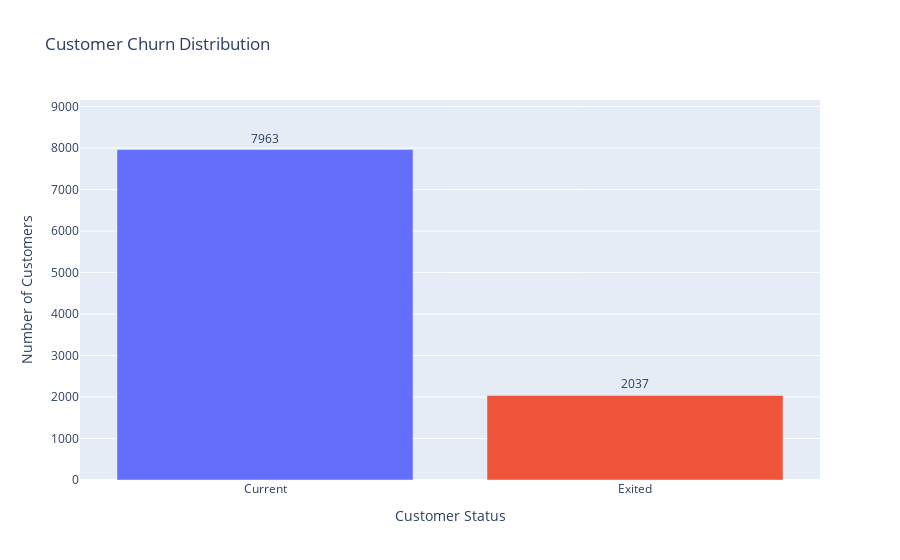
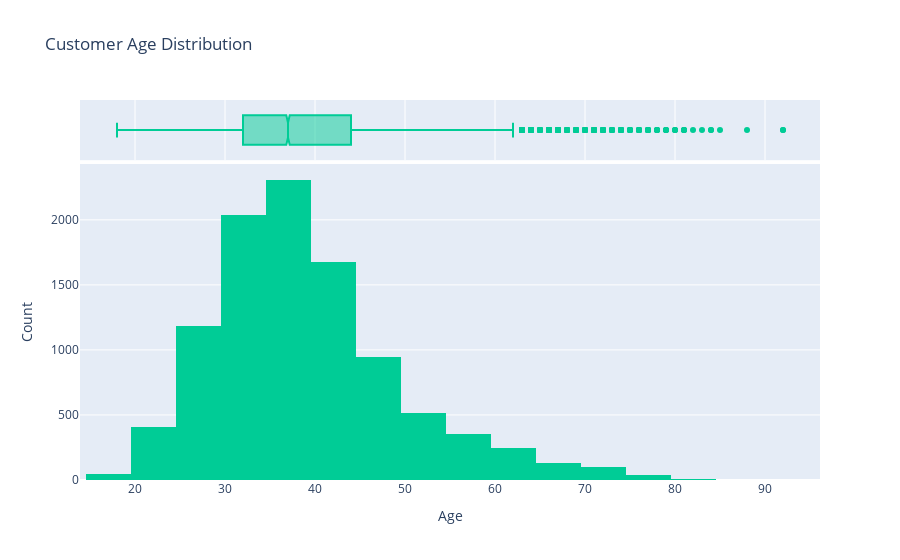
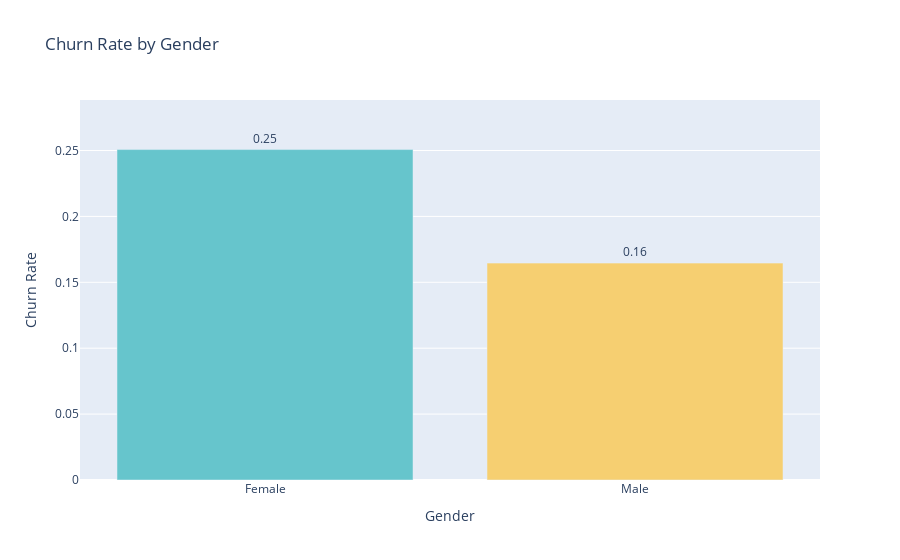
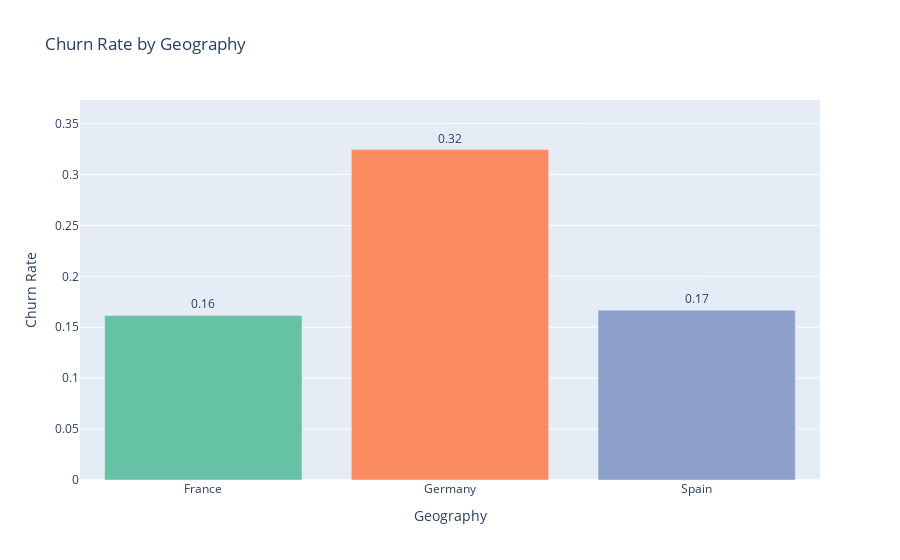

Notebook code cell kept with these figures, in order:
### Markdown cell above
#### 2.4 Exploratory Data Analysis (EDA)

### Code cell
# Target distribution
counts = df['Exited'].value_counts().sort_index()
plot_df = pd.DataFrame({
    'Customer Status': ['Current', 'Exited'],
    'Count': counts.values
})
fig = px.bar(
    plot_df, x='Customer Status', y='Count',
    text='Count', color='Customer Status',
    color_discrete_sequence=['#636EFA', '#EF553B'],
    title='Customer Churn Distribution'
)
fig.update_traces(textposition='outside')
fig.update_layout(
    yaxis_title='Number of Customers',
    yaxis_range=[0, counts.max() * 1.15],
    showlegend=False
)
fig.show()

# Age distribution
age_counts = df['Age'].value_counts().max()
fig = px.histogram(
    df, x='Age', nbins=30, marginal='box',
    title='Customer Age Distribution',
    color_discrete_sequence=['#00CC96']
)
fig.update_layout(
    xaxis_title='Age',
    yaxis_title='Count'
)
fig.show()

# Churn rate by gender
gender_df = df.groupby('Gender', as_index=False)['Exited'].mean()
fig = px.bar(
    gender_df, x='Gender', y='Exited',
    text='Exited', color='Gender',
    color_discrete_sequence=px.colors.qualitative.Pastel,
    title='Churn Rate by Gender'
)
fig.update_traces(texttemplate='%{text:.2f}', textposition='outside')
fig.update_layout(
    yaxis_title='Churn Rate',
    yaxis_range=[0, gender_df['Exited'].max() * 1.15],
    showlegend=False
)
fig.show()

# Churn rate by geography
geo_df = df.groupby('Geography', as_index=False)['Exited'].mean()
fig = px.bar(
    geo_df, x='Geography', y='Exited',
    text='Exited', color='Geography',
    color_discrete_sequence=px.colors.qualitative.Set2,
    title='Churn Rate by Geography'
)
fig.update_traces(texttemplate='%{text:.2f}', textposition='outside')
fig.update_layout(
    yaxis_title='Churn Rate',
    yaxis_range=[0, geo_df['Exited'].max() * 1.15],
    showlegend=False
)
fig.show()

# Age distribution by churn
fig = px.box(
    df, x='Exited', y='Age', points='all',
    color='Exited',
    color_discrete_sequence=['#636EFA', '#EF553B'],
    title='Age Distribution by Churn Status'
)
fig.update_layout(
    xaxis_title='Customer Status',
    yaxis_title='Age',
    yaxis_range=[0, df['Age'].max() * 1.15],
    xaxis=dict(
        tickmode='array',
        tickvals=[0, 1],
        ticktext=['Current', 'Exited']
    ),
    showlegend=False
)
fig.show()

# Churn rate by activeness
active_df = df.groupby('IsActiveMember', as_index=False)['Exited'].mean()
fig = px.bar(
    active_df, x='IsActiveMember', y='Exited',
    text='Exited',
    color_discrete_sequence=['#AB63FA'],
    title='Churn Rate by Activeness'
)
fig.update_traces(texttemplate='%{text:.2f}', textposition='outside')
fig.update_layout(
    xaxis_title='Membership Status',
    yaxis_title='Churn Rate',
    yaxis_range=[0, active_df['Exited'].max() * 1.15],
    xaxis=dict(tickmode='array', tickvals=[0, 1], ticktext=['Inactive', 'Active']),
    showlegend=False
)
fig.show()

### Figure 1 — Plotly figure (JSON) as saved in the notebook; plotly's stock layout.template omitted (floating-point values rounded to 4 significant figures)
{"data": [{"alignmentgroup": "True", "hovertemplate": "Customer Status=%{x}<br>Count=%{text}<extra></extra>", "legendgroup": "Current", "marker": {"color": "#636EFA", "pattern": {"shape": ""}}, "name": "Current", "offsetgroup": "Current", "orientation": "v", "showlegend": true, "text": [7963], "textposition": "outside", "type": "bar", "x": ["Current"], "xaxis": "x", "y": [7963], "yaxis": "y"}, {"alignmentgroup": "True", "hovertemplate": "Customer Status=%{x}<br>Count=%{text}<extra></extra>", "legendgroup": "Exited", "marker": {"color": "#EF553B", "pattern": {"shape": ""}}, "name": "Exited", "offsetgroup": "Exited", "orientation": "v", "showlegend": true, "text": [2037], "textposition": "outside", "type": "bar", "x": ["Exited"], "xaxis": "x", "y": [2037], "yaxis": "y"}], "layout": {"barmode": "relative", "legend": {"title": {"text": "Customer Status"}, "tracegroupgap": 0}, "showlegend": false, "title": {"text": "Customer Churn Distribution"}, "xaxis": {"anchor": "y", "categoryarray": ["Current", "Exited"], "categoryorder": "array", "domain": [0, 1], "title": {"text": "Customer Status"}}, "yaxis": {"anchor": "x", "domain": [0, 1], "range": [0, 9157.0], "title": {"text": "Number of Customers"}}}}

### Figure 2 — Plotly figure (JSON) as saved in the notebook; plotly's stock layout.template omitted (floating-point values rounded to 4 significant figures; data arrays with more than 128 entries replaced by an {"elided": "..."} marker saying what was removed)
{"data": [{"alignmentgroup": "True", "bingroup": "x", "hovertemplate": "Age=%{x}<br>count=%{y}<extra></extra>", "legendgroup": "", "marker": {"color": "#00CC96", "pattern": {"shape": ""}}, "name": "", "nbinsx": 30, "offsetgroup": "", "orientation": "v", "showlegend": false, "type": "histogram", "x": {"elided": "10000 int values"}, "xaxis": "x", "yaxis": "y"}, {"alignmentgroup": "True", "hovertemplate": "Age=%{x}<extra></extra>", "legendgroup": "", "marker": {"color": "#00CC96"}, "name": "", "notched": true, "offsetgroup": "", "showlegend": false, "type": "box", "x": {"elided": "10000 int values"}, "xaxis": "x2", "yaxis": "y2"}], "layout": {"barmode": "relative", "legend": {"tracegroupgap": 0}, "title": {"text": "Customer Age Distribution"}, "xaxis": {"anchor": "y", "domain": [0, 1], "title": {"text": "Age"}}, "xaxis2": {"anchor": "y2", "domain": [0, 1], "matches": "x", "showgrid": true, "showticklabels": false}, "yaxis": {"anchor": "x", "domain": [0, 0.8316], "title": {"text": "Count"}}, "yaxis2": {"anchor": "x2", "domain": [0.8416, 1], "matches": "y2", "showgrid": false, "showline": false, "showticklabels": false, "ticks": ""}}}

### Figure 3 — Plotly figure (JSON) as saved in the notebook; plotly's stock layout.template omitted (floating-point values rounded to 4 significant figures)
{"data": [{"alignmentgroup": "True", "hovertemplate": "Gender=%{x}<br>Exited=%{text}<extra></extra>", "legendgroup": "Female", "marker": {"color": "rgb(102, 197, 204)", "pattern": {"shape": ""}}, "name": "Female", "offsetgroup": "Female", "orientation": "v", "showlegend": true, "text": [0.2507], "textposition": "outside", "texttemplate": "%{text:.2f}", "type": "bar", "x": ["Female"], "xaxis": "x", "y": [0.2507], "yaxis": "y"}, {"alignmentgroup": "True", "hovertemplate": "Gender=%{x}<br>Exited=%{text}<extra></extra>", "legendgroup": "Male", "marker": {"color": "rgb(246, 207, 113)", "pattern": {"shape": ""}}, "name": "Male", "offsetgroup": "Male", "orientation": "v", "showlegend": true, "text": [0.1646], "textposition": "outside", "texttemplate": "%{text:.2f}", "type": "bar", "x": ["Male"], "xaxis": "x", "y": [0.1646], "yaxis": "y"}], "layout": {"barmode": "relative", "legend": {"title": {"text": "Gender"}, "tracegroupgap": 0}, "showlegend": false, "title": {"text": "Churn Rate by Gender"}, "xaxis": {"anchor": "y", "categoryarray": ["Female", "Male"], "categoryorder": "array", "domain": [0, 1], "title": {"text": "Gender"}}, "yaxis": {"anchor": "x", "domain": [0, 1], "range": [0, 0.2883], "title": {"text": "Churn Rate"}}}}

### Figure 4 — Plotly figure (JSON) as saved in the notebook; plotly's stock layout.template omitted (floating-point values rounded to 4 significant figures)
{"data": [{"alignmentgroup": "True", "hovertemplate": "Geography=%{x}<br>Exited=%{text}<extra></extra>", "legendgroup": "France", "marker": {"color": "rgb(102,194,165)", "pattern": {"shape": ""}}, "name": "France", "offsetgroup": "France", "orientation": "v", "showlegend": true, "text": [0.1615], "textposition": "outside", "texttemplate": "%{text:.2f}", "type": "bar", "x": ["France"], "xaxis": "x", "y": [0.1615], "yaxis": "y"}, {"alignmentgroup": "True", "hovertemplate": "Geography=%{x}<br>Exited=%{text}<extra></extra>", "legendgroup": "Germany", "marker": {"color": "rgb(252,141,98)", "pattern": {"shape": ""}}, "name": "Germany", "offsetgroup": "Germany", "orientation": "v", "showlegend": true, "text": [0.3244], "textposition": "outside", "texttemplate": "%{text:.2f}", "type": "bar", "x": ["Germany"], "xaxis": "x", "y": [0.3244], "yaxis": "y"}, {"alignmentgroup": "True", "hovertemplate": "Geography=%{x}<br>Exited=%{text}<extra></extra>", "legendgroup": "Spain", "marker": {"color": "rgb(141,160,203)", "pattern": {"shape": ""}}, "name": "Spain", "offsetgroup": "Spain", "orientation": "v", "showlegend": true, "text": [0.1667], "textposition": "outside", "texttemplate": "%{text:.2f}", "type": "bar", "x": ["Spain"], "xaxis": "x", "y": [0.1667], "yaxis": "y"}], "layout": {"barmode": "relative", "legend": {"title": {"text": "Geography"}, "tracegroupgap": 0}, "showlegend": false, "title": {"text": "Churn Rate by Geography"}, "xaxis": {"anchor": "y", "categoryarray": ["France", "Germany", "Spain"], "categoryorder": "array", "domain": [0, 1], "title": {"text": "Geography"}}, "yaxis": {"anchor": "x", "domain": [0, 1], "range": [0, 0.3731], "title": {"text": "Churn Rate"}}}}
